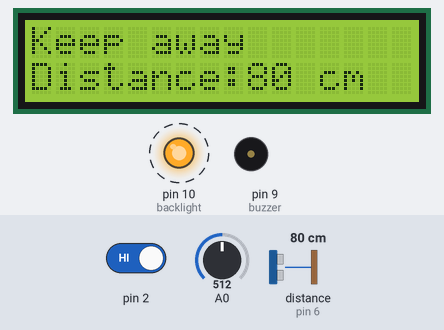
The sketch below on a simulated Arduino Uno, built with avr-gcc and run on an emulated ATmega328P. Shown: 16×2 character LCD, output pins drawn as LEDs (lit = HIGH), buzzer (waves = sounding, pin HIGH). Dashed ring = blinking. The test bench sets the inputs (shaded band); at power-on: distance to the obstacle (sensor on pin 6) 80 cm, pin 2 HIGH, A0 = 512. The echo pulse lasts 58.3 µs per cm.

Above: at 1.2 s.
1.3 s: distance to the obstacle (sensor on pin 6) set to 98 cm
At 2.54 s:
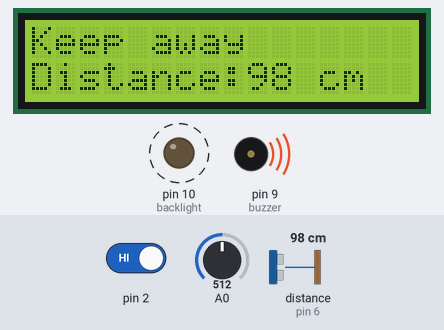
5.6 s: distance to the obstacle (sensor on pin 6) set to 105 cm
At 6.8 s:
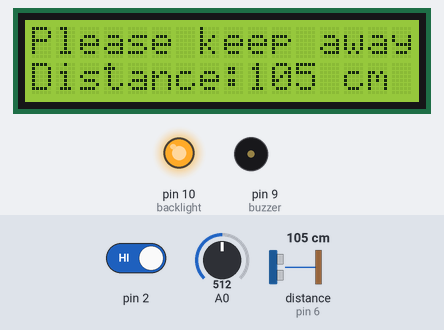
7.1 s: pin 2 driven LOW
At 8.9 s:
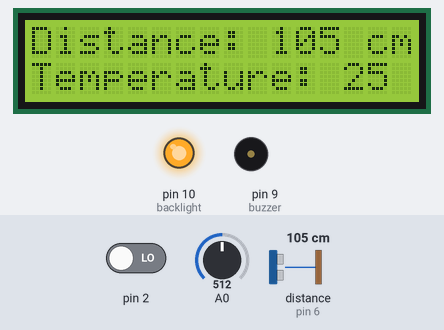
9.2 s: distance to the obstacle (sensor on pin 6) set to 203 cm
At 11.1 s:
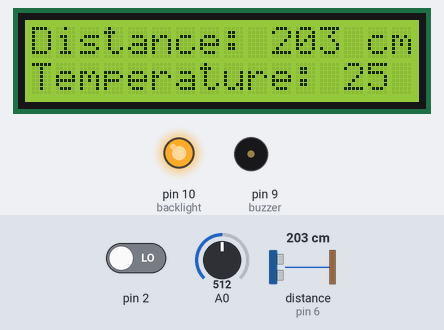
13.5 s: A0 set to 716
At 13.8 s:
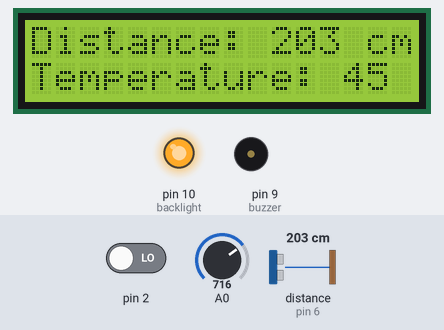
15.0 s: A0 set to 900
At 16.4 s:
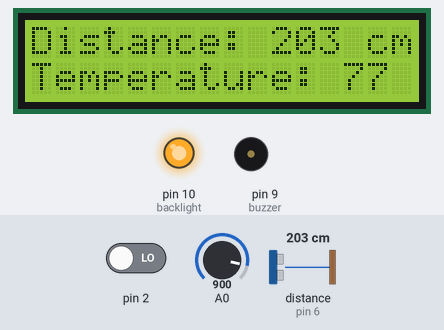
Timing chart, 0 to 18.0 s (numbered marks = the images above; inputs shaded):
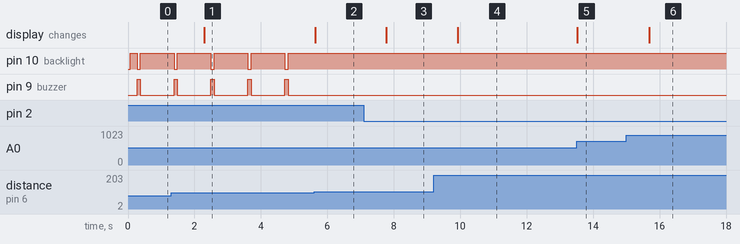

The sketch:

social_distance.ino
```cpp
#include <HCSR04.h>
#include <LiquidCrystal.h>

#define trigPin 7
#define echoPin 6
#define buzzer 9
#define backlight 10

LiquidCrystal lcd(12, 11, 5, 4, 3, 8);
UltraSonicDistanceSensor distanceSensor(trigPin, echoPin);

int tempReading;
double tempK;
float tempC;
int rounded;
int temp_round;
volatile boolean modes = 0;
double distance;

void setup() {
  lcd.begin(16, 2);
  attachInterrupt(digitalPinToInterrupt(2), changeMode, FALLING);
  pinMode(2, INPUT);
  pinMode(buzzer, OUTPUT);
  pinMode(backlight, OUTPUT);
  digitalWrite(backlight, HIGH);
  backlightOn();
}

void loop() {
  tempReading = analogRead(A0);
  tempK = log(10000.0 * ((1024.0 / tempReading) - 1));
  tempK = 1 / (0.001129148 + (0.000234125 + (0.0000000876741 * tempK * tempK )) * tempK);
  tempC = tempK - 273.15;
  distance = distanceSensor.measureDistanceCm(tempC);
  temp_round = round(tempC);

  if (modes == 1) {
    backlightOn();
    if (distance >= 300 || distance <= 0) {
      rounded = 0;
      lcd.clear();
      lcd.print("Out of range");
      lcd.setCursor(0, 1);
      lcd.print("Temperature: " + String(temp_round) + " C");
    } else {
      rounded = round(distance);
      lcd.clear();
      lcd.print("Distance: ");
      lcd.print(rounded);
      lcd.print(" cm");
      lcd.setCursor(0, 1);
      lcd.print("Temperature: " + String(temp_round) + " C");
    }
  } else {
    if (distance >= 300 || distance <= 0) {
      rounded = 0;
      lcd.clear();
      backlightOff();
    } else {
      rounded = round(distance);
      if (distance >= 200) {
        backlightOff();
        lcd.clear();
      } else if (distance <= 200 && distance > 100) {
        backlightOn();
        lcd.clear();
        lcd.print("Please keep away");
        lcd.setCursor(0, 1);
        lcd.print("Distance:");
        lcd.print(rounded);
        lcd.print(" cm");
      } else if (distance <= 100 && distance > 50) {
        backlightOn();
        lcd.clear();
        lcd.print("Keep away");
        lcd.setCursor(0, 1);
        lcd.print("Distance:");
        lcd.print(rounded);
        lcd.print(" cm");
        delay(200);
        buzz();
        backlightOff();
        delay(100);
        unbuzz();
        backlightOn();
        delay(100);
      } else if (distance <= 50) {
        backlightOn();
        lcd.clear();
        lcd.print("STAY AWAY!");
        lcd.setCursor(0, 1);
        lcd.print("Distance:");
        lcd.print(rounded);
        lcd.print(" cm");
        delay(200);
        buzz();
        backlightOff();
        delay(200);
        unbuzz();
        backlightOn();
        delay(200);
        buzz();
        backlightOff();
        delay(200);
        unbuzz();
        backlightOn();
      }
    }
  }
  delay(700);
}

void changeMode() {
  modes = !modes;
}

void backlightOn() {
  digitalWrite(backlight, HIGH);
}

void backlightOff() {
  digitalWrite(backlight, LOW);
}

void buzz() {
  digitalWrite(buzzer, HIGH);
}

void unbuzz() {
  digitalWrite(buzzer, LOW);
}
```

Measured:
- the behaviour switches between 100 and 101 cm on distance to the obstacle (sensor on pin 6) (found by bisection; images 1 and 2)
- after the input at 1.3 s, the display: changes after 1.0 s (image 1)
- after the input at 5.6 s, pin 10 (backlight): stops changing and stays HIGH; pin 9 (buzzer): stops changing and stays LOW; the display: changes at once (image 2)
- after the input at 7.1 s, the display: changes after 0.68 s (image 3)
- after the input at 9.2 s, the display: changes after 0.72 s (image 4)
- after the input at 13.5 s, the display: changes at once (image 5)
- after the input at 15.0 s, the display: changes after 0.68 s (image 6)
- by itself, pin 10 (backlight): alternates HIGH for 1.0 s and LOW for 0.10 s
